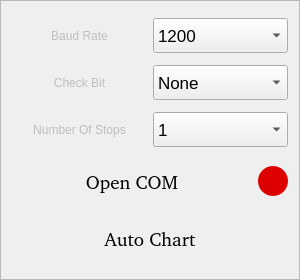
                             <widget class="QFrame" name="frame_5">
                              <property name="minimumSize">
                               <size>
                                <width>300</width>
                                <height>280</height>
                               </size>
                              </property>
                              <property name="maximumSize">
                               <size>
                                <width>16777215</width>
                                <height>300</height>
                               </size>
                              </property>
                              <property name="styleSheet">
                               <string notr="true">QComboBox {
    font-family: &quot;クレPro by 宁静之雨，微信公众号njzyshare&quot;;
    font-size: 17px;
}</string>
                              </property>
                              <property name="frameShape">
                               <enum>QFrame::StyledPanel</enum>
                              </property>
                              <property name="frameShadow">
                               <enum>QFrame::Raised</enum>
                              </property>
                              <layout class="QHBoxLayout" name="horizontalLayout_40">
                               <item>
                                <layout class="QVBoxLayout" name="verticalLayout_12">
                                 <item>
                                  <layout class="QHBoxLayout" name="horizontalLayout_14">
                                   <item>
                                    <widget class="QLabel" name="lb_Baud">
                                     <property name="enabled">
                                      <bool>false</bool>
                                     </property>
                                     <property name="minimumSize">
                                      <size>
                                       <width>120</width>
                                       <height>35</height>
                                      </size>
                                     </property>
                                     <property name="styleSheet">
                                      <string notr="true">font: 14pt &quot;クレPro by 宁静之雨，微信公众号njzyshare&quot;;</string>
                                     </property>
                                     <property name="text">
                                      <string>Baud Rate</string>
                                     </property>
                                     <property name="alignment">
                                      <set>Qt::AlignCenter</set>
                                     </property>
                                    </widget>
                                   </item>
                                   <item>
                                    <widget class="QComboBox" name="com_Baud">
                                     <property name="minimumSize">
                                      <size>
                                       <width>120</width>
                                       <height>35</height>
                                      </size>
                                     </property>
                                     <property name="cursor">
                                      <cursorShape>PointingHandCursor</cursorShape>
                                     </property>
                                     <property name="toolTip">
                                      <string>波特率选择</string>
                                     </property>
                                     <property name="styleSheet">
                                      <string notr="true"> QComboBox QAbstractItemView{
	background-color: rgb(33, 37, 43);
    border-radius:5px 5px 5px 5px;
	font-size:14px;
 }</string>
                                     </property>
                                     <item>
                                      <property name="text">
                                       <string>1200</string>
                                      </property>
                                     </item>
                                     <item>
                                      <property name="text">
                                       <string>9600</string>
                                      </property>
                                     </item>
                                     <item>
                                      <property name="text">
                                       <string>14400</string>
                                      </property>
                                     </item>
                                     <item>
                                      <property name="text">
                                       <string>19200</string>
                                      </property>
                                     </item>
                                     <item>
                                      <property name="text">
                                       <string>38400</string>
                                      </property>
                                     </item>
                                     <item>
                                      <property name="text">
                                       <string>57600</string>
                                      </property>
                                     </item>
                                     <item>
                                      <property name="text">
                                       <string>115200</string>
                                      </property>
                                     </item>
                                     <item>
                                      <property name="text">
                                       <string>230400</string>
                                      </property>
                                     </item>
                                    </widget>
                                   </item>
                                  </layout>
                                 </item>
                                 <item>
                                  <layout class="QHBoxLayout" name="horizontalLayout_37">
                                   <item>
                                    <widget class="QLabel" name="lb_Check_bit">
                                     <property name="enabled">
                                      <bool>false</bool>
                                     </property>
                                     <property name="minimumSize">
                                      <size>
                                       <width>120</width>
                                       <height>35</height>
                                      </size>
                                     </property>
                                     <property name="styleSheet">
                                      <string notr="true">font: 14pt &quot;クレPro by 宁静之雨，微信公众号njzyshare&quot;;</string>
                                     </property>
                                     <property name="text">
                                      <string>Check Bit</string>
                                     </property>
                                     <property name="alignment">
                                      <set>Qt::AlignCenter</set>
                                     </property>
                                    </widget>
                                   </item>
                                   <item>
                                    <widget class="QComboBox" name="com_Check_bit">
                                     <property name="minimumSize">
                                      <size>
                                       <width>120</width>
                                       <height>35</height>
                                      </size>
                                     </property>
                                     <property name="cursor">
                                      <cursorShape>PointingHandCursor</cursorShape>
                                     </property>
                                     <property name="toolTip">
                                      <string>校验位选择</string>
                                     </property>
                                     <property name="styleSheet">
                                      <string notr="true"> QComboBox QAbstractItemView{
	background-color: rgb(33, 37, 43);
    border-radius:5px 5px 5px 5px;
	font-size:14px;
 }
font: 14pt &quot;クレPro by 宁静之雨，微信公众号njzyshare&quot;;</string>
                                     </property>
                                     <item>
                                      <property name="text">
                                       <string>None</string>
                                      </property>
                                     </item>
                                     <item>
                                      <property name="text">
                                       <string>Even</string>
                                      </property>
                                     </item>
                                     <item>
                                      <property name="text">
                                       <string>Odd</string>
                                      </property>
                                     </item>
                                     <item>
                                      <property name="text">
                                       <string>Space</string>
                                      </property>
                                     </item>
                                     <item>
                                      <property name="text">
                                       <string>Mark</string>
                                      </property>
                                     </item>
                                    </widget>
                                   </item>
                                  </layout>
                                 </item>
                                 <item>
                                  <layout class="QHBoxLayout" name="horizontalLayout_38">
                                   <item>
                                    <widget class="QLabel" name="lb_Stop_bit">
                                     <property name="enabled">
                                      <bool>false</bool>
                                     </property>
                                     <property name="minimumSize">
                                      <size>
                                       <width>120</width>
                                       <height>35</height>
                                      </size>
                                     </property>
                                     <property name="styleSheet">
                                      <string notr="true">font: 14pt &quot;クレPro by 宁静之雨，微信公众号njzyshare&quot;;</string>
                                     </property>
                                     <property name="text">
                                      <string>Number Of Stops</string>
                                     </property>
                                     <property name="alignment">
                                      <set>Qt::AlignCenter</set>
                                     </property>
                                    </widget>
                                   </item>
                                   <item>
                                    <widget class="QComboBox" name="com_Stop_bit">
                                     <property name="minimumSize">
                                      <size>
                                       <width>120</width>
                                       <height>35</height>
                                      </size>
                                     </property>
                                     <property name="cursor">
                                      <cursorShape>PointingHandCursor</cursorShape>
                                     </property>
                                     <property name="toolTip">
                                      <string>停止位选择</string>
                                     </property>
                                     <property name="styleSheet">
                                      <string notr="true"> QComboBox QAbstractItemView{
	background-color: rgb(33, 37, 43);
    border-radius:5px 5px 5px 5px;
	font-size:14px;
 }</string>
                                     </property>
                                     <item>
                                      <property name="text">
                                       <string>1</string>
                                      </property>
                                     </item>
                                     <item>
                                      <property name="text">
                                       <string>1.5</string>
                                      </property>
                                     </item>
                                     <item>
                                      <property name="text">
                                       <string>2</string>
                                      </property>
                                     </item>
                                    </widget>
                                   </item>
                                  </layout>
                                 </item>
                                 <item>
                                  <layout class="QHBoxLayout" name="horizontalLayout_39">
                                   <item>
                                    <widget class="QPushButton" name="btn_UART_ctrl">
                                     <property name="minimumSize">
                                      <size>
                                       <width>180</width>
                                       <height>45</height>
                                      </size>
                                     </property>
                                     <property name="font">
                                      <font>
                                       <family>クレPro by 宁静之雨，微信公众号njzyshare</family>
                                       <pointsize>14</pointsize>
                                       <italic>false</italic>
                                       <bold>false</bold>
                                      </font>
                                     </property>
                                     <property name="cursor">
                                      <cursorShape>PointingHandCursor</cursorShape>
                                     </property>
                                     <property name="toolTip">
                                      <string>&lt;html&gt;&lt;head/&gt;&lt;body&gt;&lt;p&gt;打开串口&lt;/p&gt;&lt;p&gt;红色：未打开&lt;/p&gt;&lt;p&gt;绿色：打开&lt;/p&gt;&lt;/body&gt;&lt;/html&gt;</string>
                                     </property>
                                     <property name="styleSheet">
                                      <string notr="true">border-radius: 5px;
font: 14pt &quot;クレPro by 宁静之雨，微信公众号njzyshare&quot;;</string>
                                     </property>
                                     <property name="text">
                                      <string>Open COM</string>
                                     </property>
                                    </widget>
                                   </item>
                                   <item>
                                    <widget class="QPushButton" name="btn_UART_LED">
                                     <property name="enabled">
                                      <bool>false</bool>
                                     </property>
                                     <property name="minimumSize">
                                      <size>
                                       <width>30</width>
                                       <height>30</height>
                                      </size>
                                     </property>
                                     <property name="maximumSize">
                                      <size>
                                       <width>30</width>
                                       <height>30</height>
                                      </size>
                                     </property>
                                     <property name="font">
                                      <font>
                                       <family>微软雅黑</family>
                                       <pointsize>11</pointsize>
                                       <italic>false</italic>
                                       <bold>false</bold>
                                      </font>
                                     </property>
                                     <property name="cursor">
                                      <cursorShape>PointingHandCursor</cursorShape>
                                     </property>
                                     <property name="toolTip">
                                      <string/>
                                     </property>
                                     <property name="styleSheet">
                                      <string notr="true">border-radius: 15px;
background-color: rgb(220, 0, 0);
border-color: rgb(173, 0, 0);</string>
                                     </property>
                                     <property name="text">
                                      <string/>
                                     </property>
                                    </widget>
                                   </item>
                                  </layout>
                                 </item>
                                 <item>
                                  <widget class="QPushButton" name="btn_UART_auto">
                                   <property name="minimumSize">
                                    <size>
                                     <width>180</width>
                                     <height>45</height>
                                    </size>
                                   </property>
                                   <property name="font">
                                    <font>
                                     <family>クレPro by 宁静之雨，微信公众号njzyshare</family>
                                     <pointsize>14</pointsize>
                                     <italic>false</italic>
                                     <bold>false</bold>
                                    </font>
                                   </property>
                                   <property name="cursor">
                                    <cursorShape>PointingHandCursor</cursorShape>
                                   </property>
                                   <property name="toolTip">
                                    <string>自动调节波形至整个屏幕</string>
                                   </property>
                                   <property name="styleSheet">
                                    <string notr="true">border-radius: 5px;
font: 14pt &quot;クレPro by 宁静之雨，微信公众号njzyshare&quot;;</string>
                                   </property>
                                   <property name="text">
                                    <string>Auto Chart</string>
                                   </property>
                                  </widget>
                                 </item>
                                </layout>
                               </item>
                              </layout>
                             </widget>
